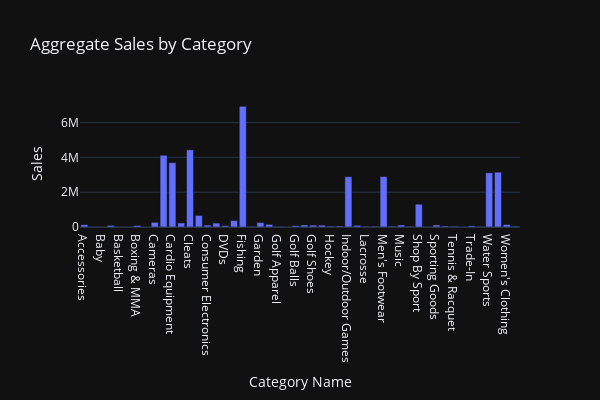

The code cell stored with this chart in its notebook:
### Code cell
grouped_data = df.groupby('Category Name')['Sales'].sum().reset_index()
fig = px.bar(grouped_data, x='Category Name', y='Sales', title='Aggregate Sales by Category', template='plotly_dark', width=600, height=400)
fig.show()

### Figure 1 — Plotly figure (JSON) as saved in the notebook; plotly's stock layout.template omitted (floating-point values rounded to 4 significant figures)
{"data": [{"alignmentgroup": "True", "hovertemplate": "Category Name=%{x}<br>Sales=%{y}<extra></extra>", "legendgroup": "", "marker": {"color": "#636efa", "pattern": {"shape": ""}}, "name": "", "offsetgroup": "", "orientation": "v", "showlegend": false, "textposition": "auto", "type": "bar", "x": ["Accessories", "As Seen on  TV!", "Baby ", "Baseball & Softball", "Basketball", "Books ", "Boxing & MMA", "CDs ", "Cameras ", "Camping & Hiking", "Cardio Equipment", "Children's Clothing", "Cleats", "Computers", "Consumer Electronics", "Crafts", "DVDs", "Electronics", "Fishing", "Fitness Accessories", "Garden", "Girls' Apparel", "Golf Apparel", "Golf Bags & Carts", "Golf Balls", "Golf Gloves", "Golf Shoes", "Health and Beauty", "Hockey", "Hunting & Shooting", "Indoor/Outdoor Games", "Kids' Golf Clubs", "Lacrosse", "Men's Clothing", "Men's Footwear", "Men's Golf Clubs", "Music", "Pet Supplies", "Shop By Sport", "Soccer", "Sporting Goods", "Strength Training", "Tennis & Racquet", "Toys", "Trade-In", "Video Games", "Water Sports", "Women's Apparel", "Women's Clothing", "Women's Golf Clubs"], "xaxis": "x", "y": [133700.0, 20600.0, 12230.0, 94060.0, 27100.0, 12590.0, 85210.0, 3060.0, 267600.0, 4118000.0, 3695000.0, 232800.0, 4432000.0, 663000, 109000.0, 223400.0, 79400.0, 371000.0, 6930000.0, 35600.0, 257800.0, 151700.0, 34970.0, 10370.0, 77100.0, 116700.0, 107998, 106100.0, 48360.0, 56850.0, 2889000.0, 98800.0, 39460.0, 43860.0, 2892000.0, 47040.0, 113100.0, 41520.0, 1310000.0, 26480.0, 117000.0, 54900.0, 44590.0, 6105.0, 68720.0, 33310.0, 3114000.0, 3147800, 140300.0, 44550.0], "yaxis": "y"}], "layout": {"barmode": "relative", "height": 400, "legend": {"tracegroupgap": 0}, "title": {"text": "Aggregate Sales by Category"}, "width": 600, "xaxis": {"anchor": "y", "domain": [0, 1], "title": {"text": "Category Name"}}, "yaxis": {"anchor": "x", "domain": [0, 1], "title": {"text": "Sales"}}}}
